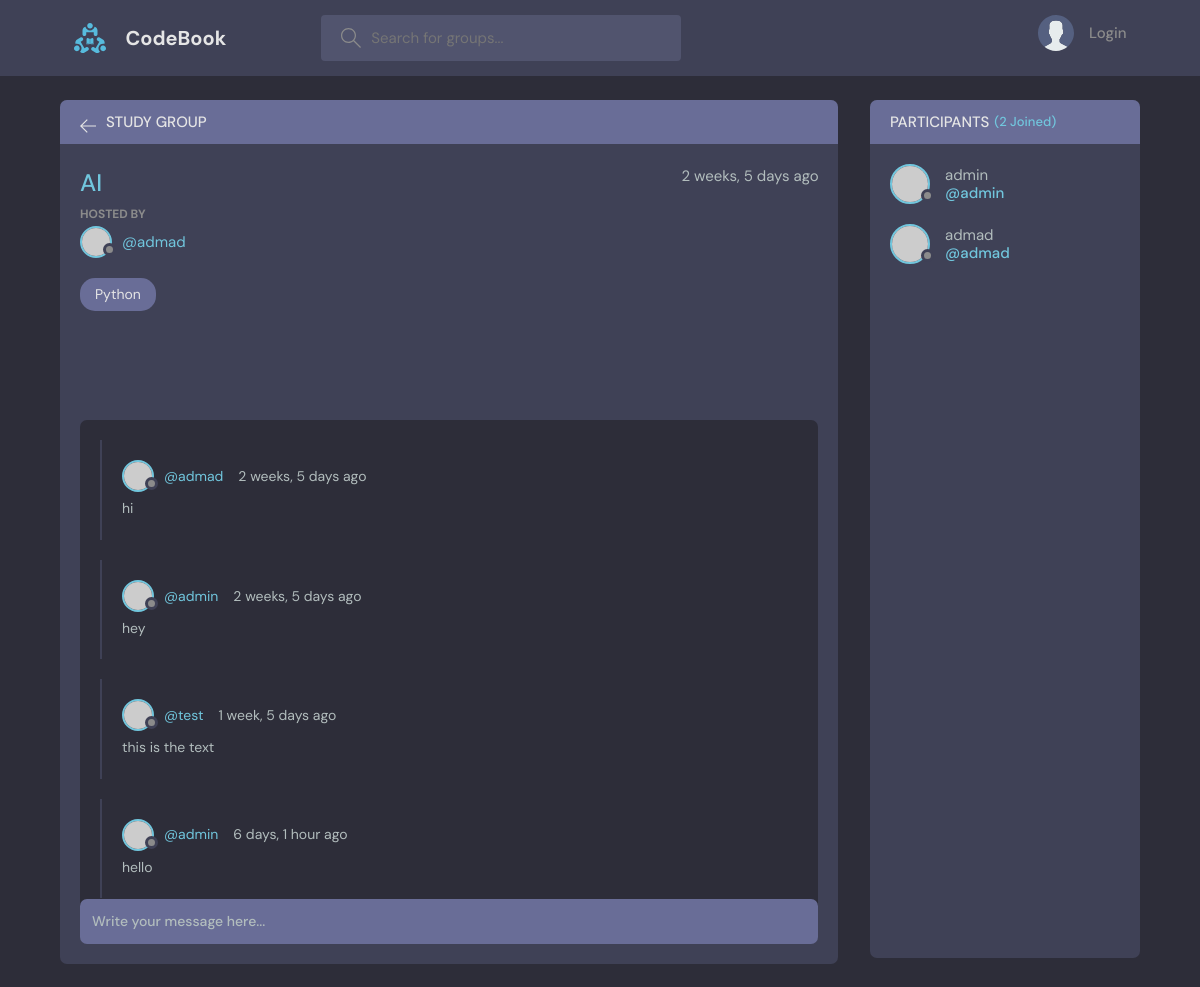
/group/1/, run on the app's committed database.
### main/models.py (models this page shows, shortened)
class Group(models.Model):
    host = models.ForeignKey(User, on_delete=models.SET_NULL, null=True)
    topic = models.ForeignKey(Topic, on_delete=models.CASCADE)
    name = models.CharField(max_length=200)
    discription = models.TextField(null=True, blank=True)
    participants = models.ManyToManyField(User, related_name='participants', blank=False)
    updated = models.DateTimeField(auto_now=True)
    created = models.DateTimeField(auto_now_add=True)
    class Meta:
        ordering = ['-updated', '-created']

class Topic (models.Model):
    name = models.CharField(max_length=200)

class Message(models.Model):
    sender = models.ForeignKey(User, on_delete=models.CASCADE)
    group = models.ForeignKey("Group", on_delete=models.CASCADE)
    body = models.TextField()
    updated = models.DateTimeField(auto_now=True)
    created = models.DateTimeField(auto_now_add=True)

### main/views.py (the view, shortened to what this page needs)
# urls.py: path('group/<str:pk>/', views.group, name='group-veiw'),
def group (request, pk):
    group = Group.objects.get(id=pk)
    messages = group.message_set.all().order_by('created')
    participants = group.participants.all()
    return render(request, 'main/group.html', {'group': group, 'messages': messages, 'participants': participants})

### main/templates/main/group.html (shortened to what this page needs)
{% extends "base.html" %}
{% load static %}
{% block content %}
<body>
  <main class="profile-page layout layout--2">
    <div class="container">
      <div class="room">
        <div class="room__top">
          <div class="room__topLeft">
            <a href="{% url "main-home" %}">
              <svg version="1.1" xmlns="http://www.w3.org/2000/svg" width="32" height="32" viewBox="0 0 32 32">
                <title>arrow-left</title>
                <path
                  d="M13.723 2.286l-13.723 13.714 13.719 13.714 1.616-1.611-10.96-10.96h27.625v-2.286h-27.625l10.965-10.965-1.616-1.607z"
                ></path>
              </svg>
            </a>
            <h3>Study Group</h3>
          </div>
        </div>
        <div class="room__box scroll">
          <div class="room__header scroll">
            <div class="room__info">
              <h3>{{group.name}}</h3>
              <span>{{group.created|timesince}} ago</span>
            </div>
            <div class="room__hosted">
              <p>Hosted By</p>
<a href="{% url "users-profile" group.host.id %}" class="room__author">                <div class="avatar avatar--small">
                  <img src="https://randomuser.me/api/portraits/men/37.jpg" />
                </div>
                <span>@{{group.host.username}}</span>
              </a>
            </div>
            <span class="room__topics">{{group.topic.name}}</span>
          </div>
          <div class="room__conversation">
            <div class="threads scroll">
              {% for message in messages %}
              <div class="thread">
                <div class="thread__top">
                  <div class="thread__author">
                    <a href="{% url "users-profile" message.sender.id %}" class="thread__authorInfo">
                      <div class="avatar avatar--small">
                        <img src="https://randomuser.me/api/portraits/men/37.jpg" />
                      </div>
                      <span>@{{message.sender}}</span>
                    </a>
                    <span class="thread__date">{{message.created|timesince}} ago</span>
                  </div>
                </div>
                <div class="thread__details">
                  {{message.body}}
                </div>
              </div>
              {% endfor %}
            </div>
          </div>
        </div>
        <div class="room__message">
          <form action="" method="post">
            <input name="comment" placeholder="Write your message here..." />
          </form>
        </div>
      </div>
      <div class="participants">
        <h3 class="participants__top">Participants <span>({{participants.count}} Joined)</span></h3>
        <div class="participants__list scroll">
          {% for participant in participants %}
          <a href="{% url "users-profile" participant.id %}" class="participant">
            <div class="avatar avatar--medium">
              <img src="https://randomuser.me/api/portraits/men/37.jpg" />
            </div>
            <p>
              {{participant}}
              <span>@{{participant}}</span>
            </p>
          </a>
          {% endfor %}
        </div>
      </div>
    </div>
  </main>
</body>
{% endblock content%}

### data on the page
Group: name "AI", created "2 weeks, 5 days", host.username "admad", topic.name "Python"
Message: sender "admad", created "2 weeks, 5 days", body "hi"
Message: sender "admin", created "2 weeks, 5 days", body "hey"
Message: sender "test", created "1 week, 5 days", body "this is the text"
Message: sender "admin", created "6 days, 1 hour", body "hello"

### other printed values
{{ participants.count }} "2"
{{ participant }} "admin"
{{ participant }} "admad"
